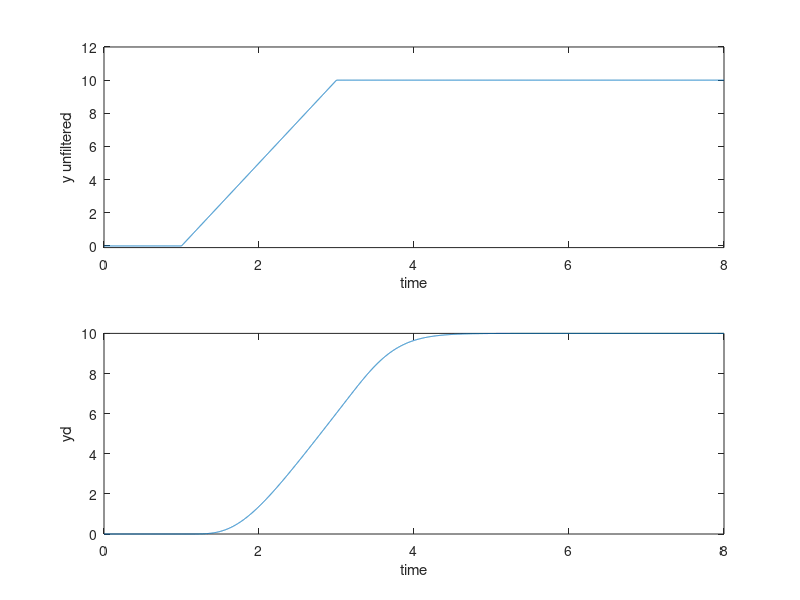
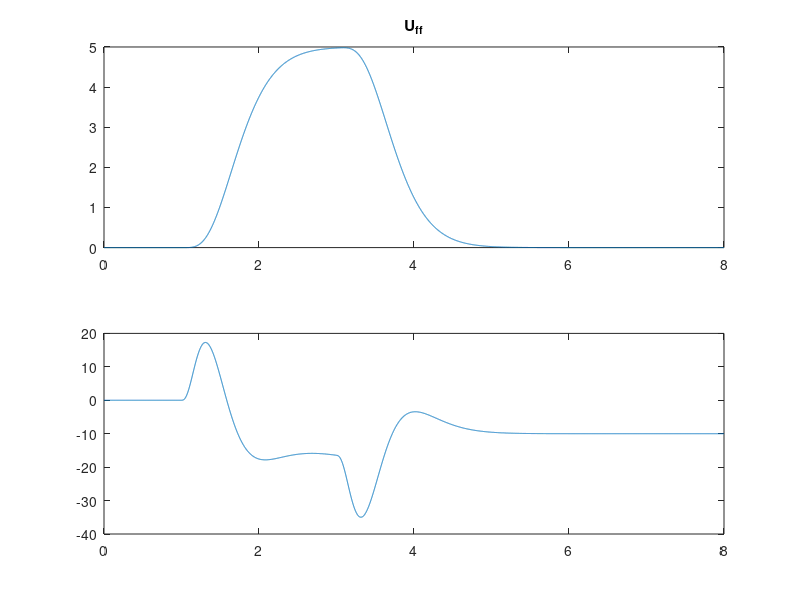
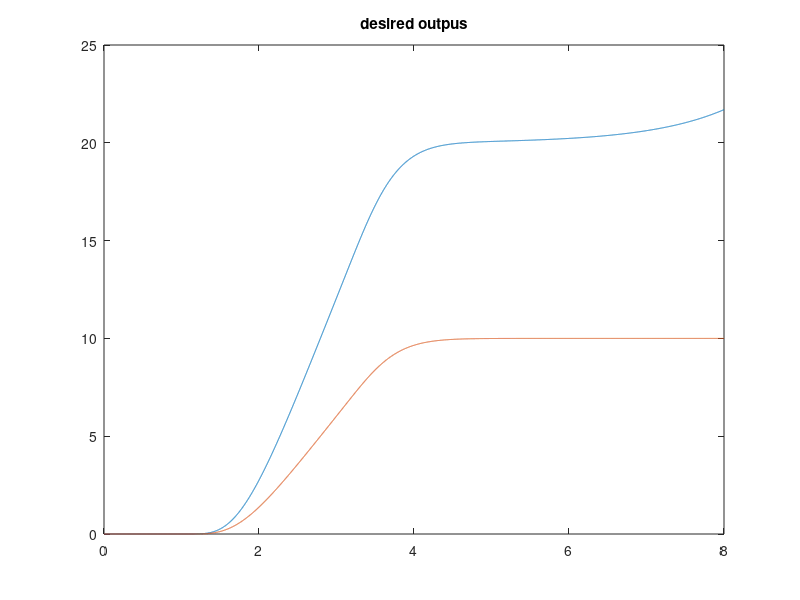

MATLAB code to generate these figures, in order:
clc; clear;
A=[
    0 1 0 0;
    1 0 1 0;
    0 0 0 1;
    0 0 0 0;
    ];
B=[1 0 ; 0 0 ; 0 1 ; 1 0];
C=[1 0 0 0;
    0 0 0 1];
C_1=C(1,:); C_2=C(2,:);
D=[0];
sys=ss(A,B,C,D);
% [num1 den1] = ss2tf(A,B,C,D,1);
% [num1 den1] = ss2tf(A,B,C,D,1);  % iu = 1
% [num2 den2] = ss2tf(A,B,C,D,2);  % iu = 2
tf(sys);
r_1=3; r_2=1;
C_2*A^1*B;
Ay=[ C_1*A^r_1 ; C_2*A^r_2 ];
By=[ C_1*A^(r_1-1)*B ; C_2*A^(r_2-1)*B];
inv(By)
T_t=[ C_1; C_1*A; C_2 ];
T_b=[0 0 1 0];
T=[T_t ; T_b];
T_inv=inv(T);
T_inv_L=T_inv(:, 1:3);
T_inv_R=T_inv(:, 4);
A_inv_red = T_b*A*T_inv_R - (T_b*B *inv(By)* Ay*T_inv_R);
B_inv_red = [ T_b*A*T_inv_L - (T_b*B* inv(By)* Ay *T_inv_L) ,  T_b*B*inv(By) ];
C_inv_red = -inv(By)*Ay*T_inv_R;
D_inv_red = [-inv(By)*Ay*T_inv_L , inv(By) ];

%% defining the desired output (and filtering it twice)
tin = 1 ; tup = 3 ; tf = 8 ; delt = 0.001 ; ymax = 10;
ramp = ymax/(tup-tin);
t1 = 0:delt:tin; 
t2=max(t1)+delt:delt:tup;
t3=max(t2)+delt:delt:tf;
y0 = zeros(size(t1));
y1 = ramp*(t2-max(t1));
y2 = max(y1)*ones(size(t3));
t = 0:delt:tf; y = [y0 y1 y2];
figure(1); clf; subplot(211), plot(t,y); 
axis([0,tf,-0.1,1.2*ymax])
xlabel('time'); ylabel('y unfiltered')
% filtering the desired signal 
Wf = 1; % choose a filter break frequency in Hz
num = [Wf*2*pi]; den = [1 (Wf*2*pi)]; % first order filter
[Af,Bf,Cf,Df] = tf2ss(num,den);
Sys_f = ss(Af,Bf,Cf,Df); % first order filter system
Sysf = Sys_f*Sys_f*Sys_f*Sys_f*Sys_f; % fifth order filter
[yd,xtemp]= lsim(Sysf,y,t); % filter the desired signal
figure(1);  subplot(212), plot(t,yd); 
xlabel('time'); ylabel('yd')
% numerical differentiation
y1d = diff(yd,1)/(delt^1); % the first derivative of yd
y1d = [y1d;0];
y2d = diff(yd,2)/(delt^2); % the second derivative of yd
y2d = [y2d;0;0];
y3d = diff(yd,3)/(delt^3); % the second derivative of yd
y3d = [y3d;0;0;0];
[mm,nn] = size(y2d);
time = 0:delt:(mm-1)*delt;
%{
figure(1); clf; subplot(311), plot(time,yd)
xlabel('time'); ylabel('yd')
subplot(312), plot(time,y1d)
xlabel('time'); ylabel('yd^1')
subplot(313), plot(time,y2d)
xlabel('time'); ylabel('yd^2')
%}

Y_d=[ yd, y1d , yd, y3d ,y1d ]
u_inv= D_inv_red*Y_d';
input_1=u_inv(1,:);
input_2=u_inv(2,:);
figure(2); clf; 

subplot(211), plot(time, input_1);
title('U_{ff}');
subplot(212), plot(time, input_2);

[my_output, x_ref]= lsim( sys, u_inv, time);

figure(3); clf;
plot(time, my_output);
title('desired outpus');